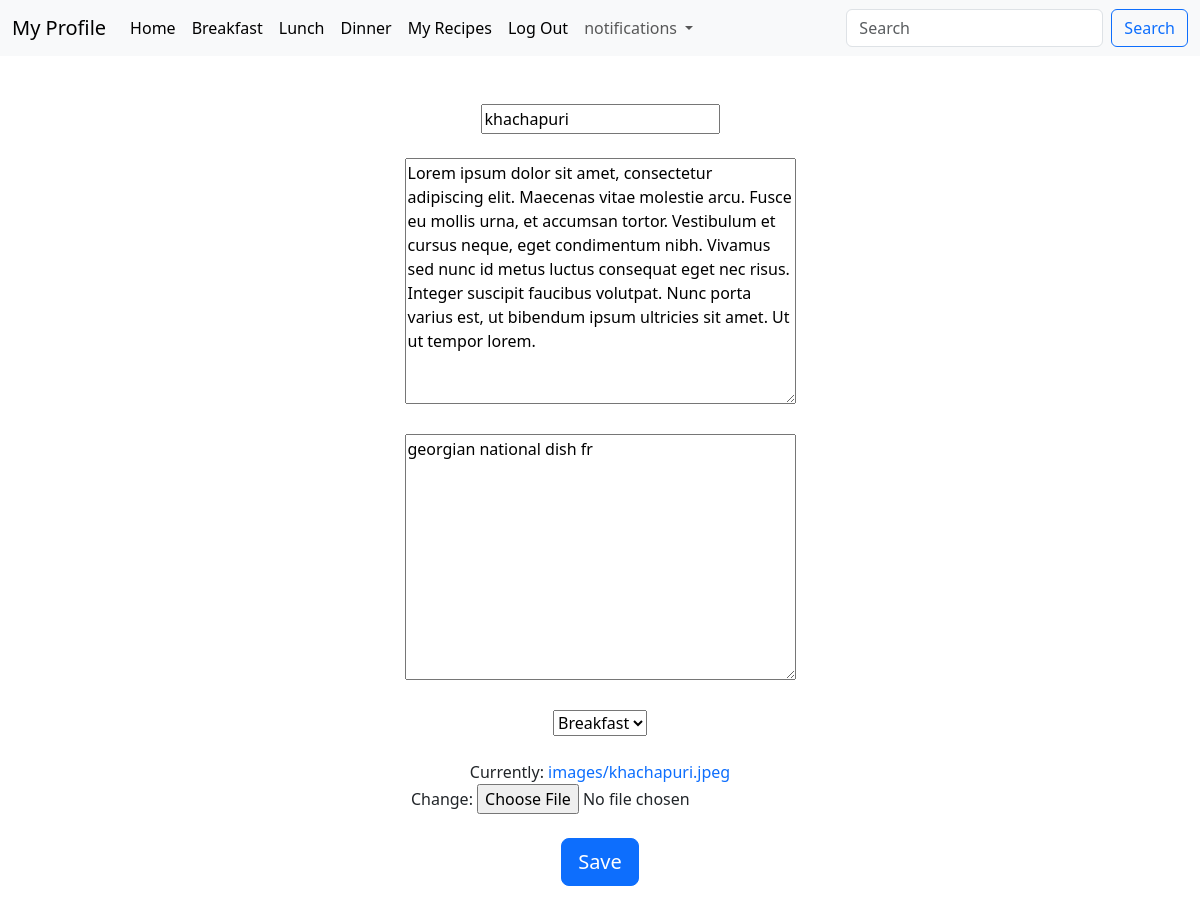
Screenshot of /edit/4/ (signed in) with the database file from the repository.
### Base/models.py (models this page shows, shortened)
class Recipe(models.Model):
    title = models.CharField(max_length=50)
    content = models.TextField(null=False, blank=False)
    user = models.ForeignKey(User, on_delete=models.CASCADE, null=True)
    created = models.DateTimeField(auto_now_add=True)
    image = models.ImageField(upload_to='images/', null=True)
    short_description = models.TextField(max_length=100, null=True)
    CHOICES = (
        ('Breakfast', 'Breakfast'),
        ('Lunch', 'Lunch'),
        ('Dinner', 'Dinner')
    )
    dish_type = models.CharField(choices=CHOICES,
                                 default='Breakfast',
                                 null=True,
                                 max_length=10)

### Base/views.py (the view)
# urls.py: path('edit/<int:pk>/', views.edit_view, name='recipe_edit'),
@login_required
def edit_view(request, pk):
    if request.method == 'POST':
        form = EditRecipeForm(request.POST, instance=get_object_or_404(Recipe, pk=pk))
        if form.is_valid():
            edited = form.save(commit=False)
            edited.user = request.user
            edited.save()
        return redirect('home')
    else:
        form = EditRecipeForm(instance=get_object_or_404(Recipe, pk=pk))
    return render(request, 'Base/recipe_create.html', {'form':form})

### Base/forms.py
class EditRecipeForm(forms.ModelForm):
    class Meta:
        model = Recipe
        exclude = ['user']

### Base/context_processors.py (called while the page is built)
def notifications(request):
    if request.user.is_authenticated:
        notifications = Notification.objects.filter(user=request.user.profile, is_read=False).order_by('-timestamp')
    else:
        notifications = {}
    return {'notifications':notifications}

### Base/templates/Base/recipe_create.html (shortened to what this page needs)
{% extends "Base/main.html" %}
{% load static %}
{% block content %}
  <form method="POST" enctype="multipart/form-data">
      <div class="card-body p-5 text-center">
          <div class="form-outline mb-4">
                            {{ form.title }}
          </div>
          <div class="form-outline mb-4">
                            {{ form.content }}
          </div>
          <div class="form-outline mb-4">
                            {{ form.short_description }}
          </div>
          <div class="form-outline mb-4">
                            {{ form.dish_type }}
          </div>
          <div class="form-outline mb-4">
                            {{ form.image }}
          </div>
          <input type="submit"  class="btn btn-primary btn-lg btn-block" value="Save">
      </div>
  </form>
{% endblock %}

### Base/templates/Base/main.html (style rules this page uses)
a { text-decoration: none; }

### rows the page displays
Recipe: title "khachapuri", content "Lorem ipsum dolor sit amet, consectetur adipiscing elit. Maecenas vitae molestie arcu. Fusce eu mollis urna, et accumsan tortor. Vestibulum et cursus neque, eget condimentum nibh. Vivamus sed nunc id metus luctus consequat eget nec risus. Integer suscipit faucibus volutpat. Nunc porta varius est, ut bibendum ipsum ultricies sit amet. Ut ut tempor lorem.", short_description "georgian national dish fr", dish_type "Breakfast"
